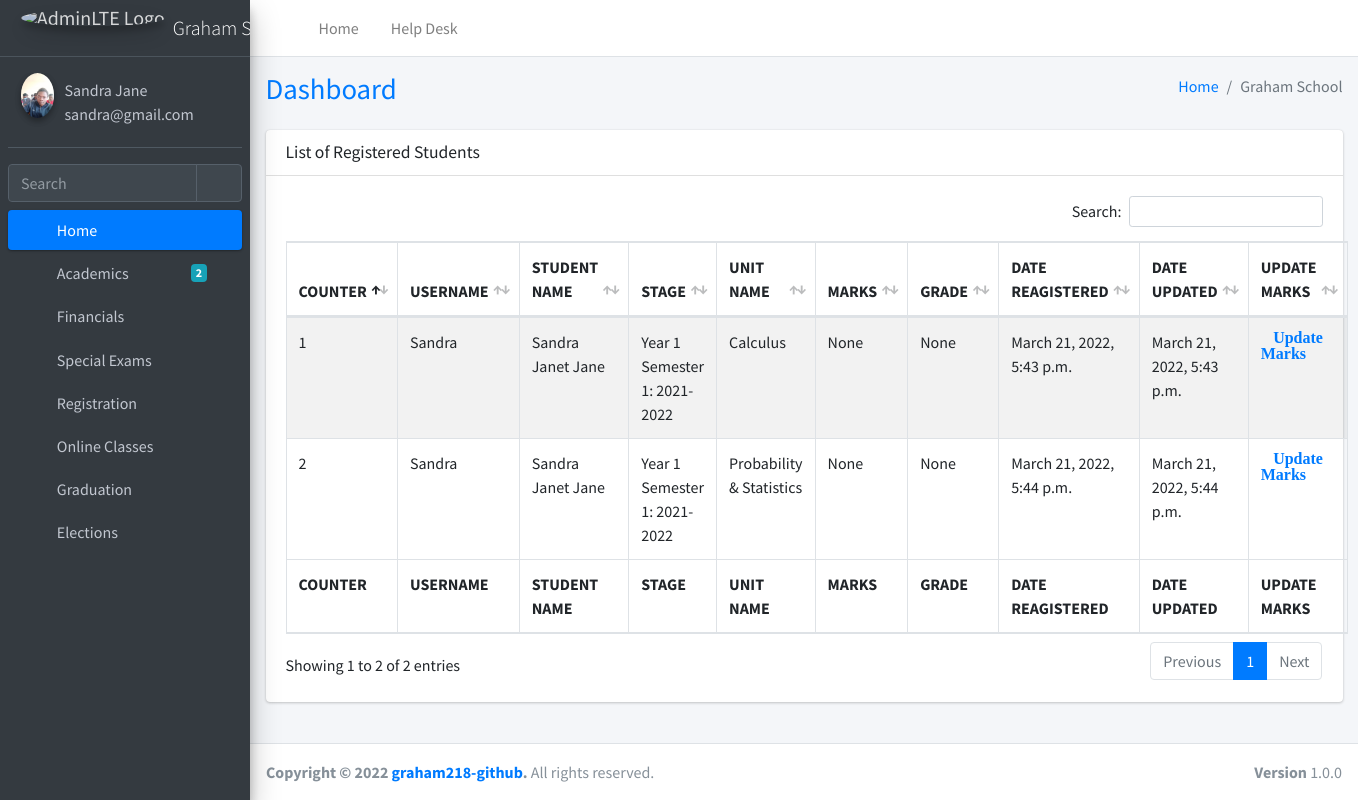
Page /school/list_registered_units1/ (signed in) on the earlier database version.
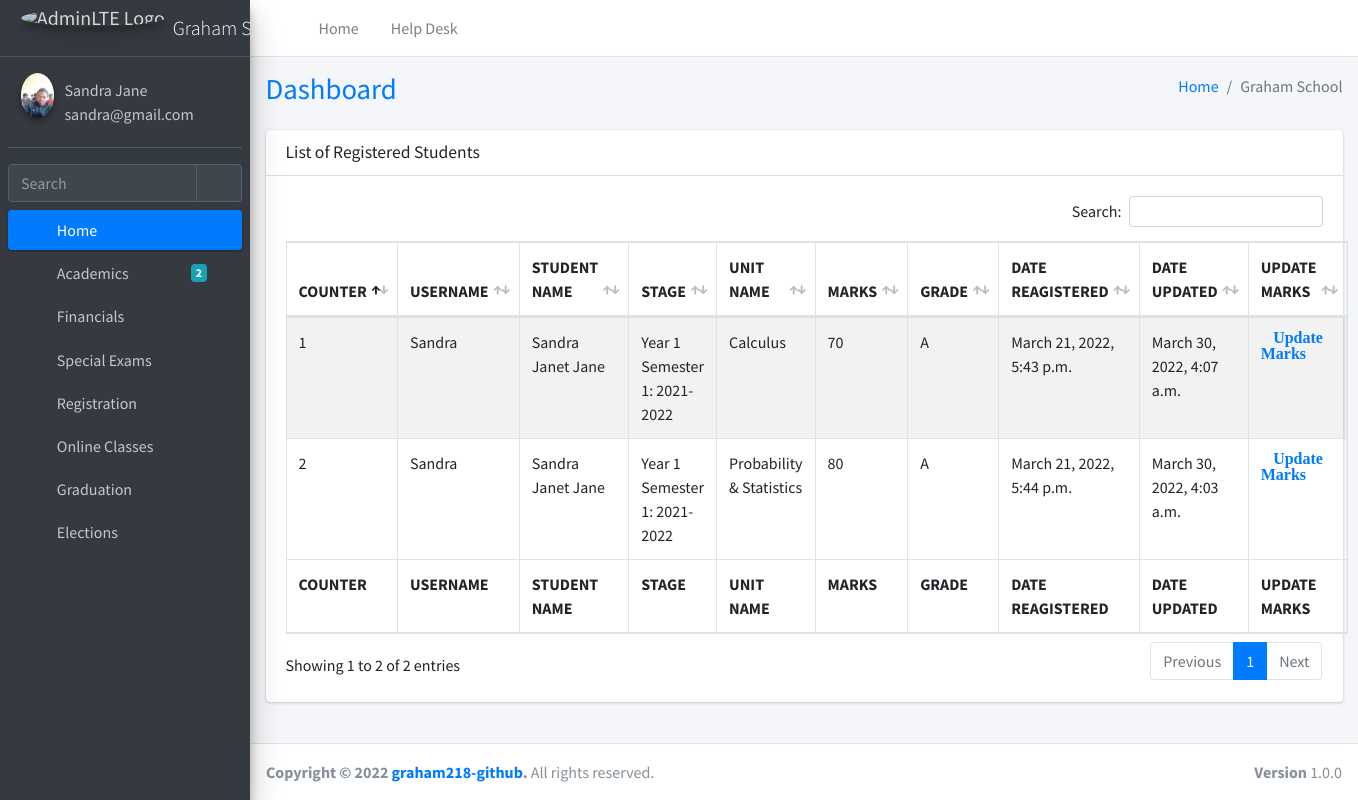
Same page on the later database version.
### custom_user/models.py (models this page shows)
class User(AbstractUser):
    first_name=models.CharField(max_length=255, blank=False, null=False, default="John")
    middle_name=models.CharField(max_length=255, blank=False, null=False, default="Doe")
    last_name=models.CharField(max_length=255, blank=False, null=False, default="Smith")
    profile_photo = models.ImageField(upload_to="profile_pics/", blank=True)
    is_admin = models.BooleanField(default=False)
    is_student = models.BooleanField(default=False)
    is_lecturer = models.BooleanField(default=False)
    is_supplier = models.BooleanField(default=False)
    is_non_staff = models.BooleanField(default=False)

### school/models.py (models this page shows, shortened)
class marks_yr1(models.Model):
    user = models.ForeignKey(User, max_length=255, on_delete=models.CASCADE, blank=True)
    full_name = models.CharField(max_length=255, blank=True, null=True)
    stage = models.ForeignKey(Stages, max_length=255, on_delete=models.CASCADE, blank=False)
    unit_or_subject_name = models.ForeignKey(Units, max_length=255, on_delete=models.CASCADE, blank=False)
    marks = models.CharField(max_length=255, blank=True, null=True)
    grade = models.CharField(max_length=255, blank=True, null=True)
    date_created = models.DateTimeField(
        null=True, blank=True, auto_now_add=True)
    date_updated = models.DateTimeField(null=True, blank=True, auto_now=True)

class Stages(models.Model):
    year = models.CharField(max_length=255, blank=True, null=True)
    def __str__(self):
        return self.year

class Units(models.Model):
    unit_name = models.CharField(max_length=255, blank=True, null=True)
    date_created = models.DateTimeField(
        null=True, blank=True, auto_now_add=True)
    date_updated = models.DateTimeField(null=True, blank=True, auto_now=True)
    def __str__(self):
        return self.unit_name

### school/my_views.py (the view)
# urls.py: path('list_registered_units1/', my_views.list_registered_units1, name='list_registered_units1'),
@login_required
def list_registered_units1(request):
    title = 'List of Registered Students'
    queryset = marks_yr1.objects.all()
    context = {
        "title": title,
        "queryset": queryset,
    }
    return render(request, "units/list_registered_units/list_registered_units_yr1.html", context)

### school/templates/units/list_registered_units/list_registered_units_yr1.html
{% extends 'index2.html' %}
{% load static %}
{% block content %}
<section class="content">
  <div class="container-fluid">
    <div class="row">
      <div class="col-12">
        <div class="card">
          <div class="card-header">
            <h3 class="card-title">{{title}}</h3>
          </div>
          <div class="card-body">
            <table id="faculty" class="table table-bordered table-striped">
              <thead>
                <tr>
                <tr>
                  <th> COUNTER </th>
                  <th> USERNAME </th>
                  <th> STUDENT NAME </th>
                  <th> STAGE </th>
                  <th> UNIT NAME </th>
                  <th> MARKS </th>
                  <th> GRADE </th>
                  <th> DATE REAGISTERED </th>
                  <th> DATE UPDATED </th>
                  <th>UPDATE MARKS</th>
                </tr>
              </thead>
              <tbody>
                {% for instance in queryset %}
                <tr>
                  <td>{{forloop.counter}}</td>
                  <td>{{instance.user}}</td>
                  <td>{{instance.full_name}}</td>
                  <td>{{instance.stage}}</td>
                  <td>{{instance.unit_or_subject_name}}</td>
                  <td>{{instance.marks}}</td>
                  <td>{{instance.grade}}</td>
                  <td>{{instance.date_created}}</td>
                  <td>{{instance.date_updated}}</td>
                  <td><a class="fa fa-edit" href="{% url 'school:insert_marks' instance.id%}">Update
                      Marks</a></td>
                </tr>
                {% endfor %}
              </tbody>
              <tfoot>
                <tr>
                  <th> COUNTER </th>
                  <th> USERNAME </th>
                  <th> STUDENT NAME </th>
                  <th> STAGE </th>
                  <th> UNIT NAME </th>
                  <th> MARKS </th>
                  <th> GRADE </th>
                  <th> DATE REAGISTERED </th>
                  <th> DATE UPDATED </th>
                  <th>UPDATE MARKS</th>
                </tr>
              </tfoot>
            </table>
          </div>
        </div>
      </div>
    </div>
  </div>
</section>
{% endblock content %}

### school/templates/index2.html (shortened to what this page needs)
{% load static %}
<!DOCTYPE html>
<html lang="en">
<head>
  {% include './scripts/head.html' %}
</head>
<body class="hold-transition sidebar-mini layout-fixed">
<div class="wrapper">
  {% include './components/navbar.html' %}
  {% include './components/sidebar.html' %}
  <div class="content-wrapper">
    {% include './components/content-header.html' %}
    {% block content %}
    {% endblock content %}
  </div>
  {% include './components/footer.html' %}
</div>
</body>
</html>

### school/templates/scripts/head.html (shortened to what this page needs)
{% load static %}
<link rel="stylesheet" href="{% static 'plugins/fontawesome-free/css/all.min.css' %}">
<link rel="stylesheet" href="{% static 'plugins/sweetalert2-theme-bootstrap-4/bootstrap-4.min.css' %}">
<link rel="stylesheet" href="{% static 'plugins/toastr/toastr.min.css' %}">
<link rel="stylesheet" href="{% static 'dist/css/adminlte.min.css' %}">
<link rel="stylesheet" href="{% static 'plugins/datatables-bs4/css/dataTables.bootstrap4.min.css' %}">
<link rel="stylesheet" href="{% static 'plugins/datatables-responsive/css/responsive.bootstrap4.min.css' %}">
<link rel="stylesheet" href="{% static 'plugins/datatables-buttons/css/buttons.bootstrap4.min.css' %}">

### school/templates/components/navbar.html (shortened to what this page needs)
{% load static %}
<nav class="main-header navbar navbar-expand navbar-white navbar-light">
    <ul class="navbar-nav">
      <li class="nav-item">
        <a class="nav-link" data-widget="pushmenu" href="/" role="button"><i class="fas fa-bars"></i></a>
      </li>
      <li class="nav-item d-none d-sm-inline-block">
        <a href="/" class="nav-link">Home</a>
      </li>
      <li class="nav-item d-none d-sm-inline-block">
        <a href="/" class="nav-link">Help Desk</a>
      </li>
    </ul>
    <ul class="navbar-nav ml-auto">
      <li class="nav-item">
        <a class="nav-link" data-widget="navbar-search" href="/" role="button">
          <i class="fas fa-search"></i>
        </a>
      </li>
      <li class="nav-item dropdown">
        <a class="nav-link" data-toggle="dropdown" href="#">
          <i class="far fa-user"></i>
        </a>
      </li>
      <li class="nav-item">
        <a class="nav-link" data-widget="fullscreen" href="#" role="button">
          <i class="fas fa-expand-arrows-alt"></i>
        </a>
      </li>
    </ul>
  </nav>

### school/templates/components/sidebar.html (shortened to what this page needs)
{% load static %}
{% if request.user.is_authenticated %}
<aside class="main-sidebar sidebar-dark-primary elevation-4">
  <a href="/" class="brand-link">
    <img src="{% static 'dist/img/AdminLTELogo.png' %}" alt="AdminLTE Logo" class="brand-image img-circle elevation-3"
      style="opacity: .8">
    <span class="brand-text font-weight-light">Graham School</span>
  </a>
  <div class="sidebar">
    <div class="user-panel mt-3 pb-3 mb-3 d-flex">
      <div class="image">
        <img {% if request.user.profile_photo %}src="{{request.user.profile_photo.url}}" {% else %}src="{% static 'dist/img/user2-160x160.jpg' %}" {% endif %} class="img-circle elevation-2" alt="User Image">
      </div>
      <div class="info">
        <a href="/" class="d-block">{{request.user.first_name}} {{request.user.last_name}}</a>
        <a href="/" class="d-block">{{request.user.email}}</a>
      </div>
    </div>
    <div class="form-inline">
      <div class="input-group" data-widget="sidebar-search">
        <input class="form-control form-control-sidebar" type="search" placeholder="Search" aria-label="Search">
        <div class="input-group-append">
          <button class="btn btn-sidebar">
            <i class="fas fa-search fa-fw"></i>
          </button>
        </div>
      </div>
    </div>
    <nav class="mt-2">
      <ul class="nav nav-pills nav-sidebar flex-column" data-widget="treeview" role="menu" data-accordion="false">
        <li class="nav-item menu-open">
          <a href="/" class="nav-link active">
            <i class="nav-icon fas fa-tachometer-alt"></i>
            <p>
              Home
              <i class="right fas fa-angle-left"></i>
            </p>
          </a>
        </li>
        {% if request.user.is_student %}
        <li class="nav-item">
          <a href="/" class="nav-link">
            <i class="nav-icon fas fa-copy"></i>
            <p>
              Academics
              <i class="fas fa-angle-left right"></i>
              <span class="badge badge-info right">2</span>
            </p>
          </a>
        </li>
        <li class="nav-item">
          <a href="/" class="nav-link">
            <i class="nav-icon fas fa-chart-pie"></i>
            <p>
              Financials
              <i class="right fas fa-angle-left"></i>
            </p>
          </a>
        </li>
        <li class="nav-item">
          <a href="/" class="nav-link">
            <i class="nav-icon fas fa-tree"></i>
            <p>
              Special Exams
              <i class="fas fa-angle-left right"></i>
            </p>
          </a>
        </li>
        <li class="nav-item">
          <a href="/" class="nav-link">
            <i class="nav-icon fas fa-edit"></i>
            <p>
              Registration
              <i class="fas fa-angle-left right"></i>
            </p>
          </a>
        </li>
        <li class="nav-item">
          <a href="/" class="nav-link">
            <i class="nav-icon fas fa-table"></i>
            <p>
              Online Classes
              <i class="fas fa-angle-left right"></i>
            </p>
          </a>
        </li>
        <li class="nav-item">
          <a href="/" class="nav-link">
            <i class="nav-icon fas fa-table"></i>
            <p>
              Graduation
              <i class="fas fa-angle-left right"></i>
            </p>
          </a>
        </li>
        <li class="nav-item">
          <a href="/" class="nav-link">
            <i class="nav-icon fas fa-table"></i>
            <p>
              Elections
              <i class="fas fa-angle-left right"></i>
            </p>
          </a>
        </li>
        {% endif %}
      </ul>
    </nav>
  </div>
</aside>
{% endif %}

### school/templates/components/content-header.html
{% load static %}
<div class="content-header">
    <div class="container-fluid">
      <div class="row mb-2">
        <div class="col-sm-6">
          <h1 class="m-0"><a href="/">Dashboard</a></h1>
        </div>
        <div class="col-sm-6">
          <ol class="breadcrumb float-sm-right">
            <li class="breadcrumb-item"><a href="/">Home</a></li>
            <li class="breadcrumb-item active">Graham School</li>
          </ol>
        </div>
      </div>
    </div>
  </div>

### school/templates/components/footer.html
<footer class="main-footer">
    <strong>Copyright &copy; 2022 <a href="https://github.com/graham218">graham218-github</a>.</strong>
    All rights reserved.
    <div class="float-right d-none d-sm-inline-block">
      <b>Version</b> 1.0.0
    </div>
  </footer>

### school/templates/scripts/js.html (shortened to what this page needs)
{% load static %}

Differences in the rows shown:
changed marks_yr1 "Calculus": marks "None" → "70"; grade "None" → "A"; date_updated "March 21, 2022, 5:43 p.m." → "March 30, 2022, 4:07 a.m."
changed marks_yr1 "Probability & Statistics": marks "None" → "80"; grade "None" → "A"; date_updated "March 21, 2022, 5:44 p.m." → "March 30, 2022, 4:03 a.m."
